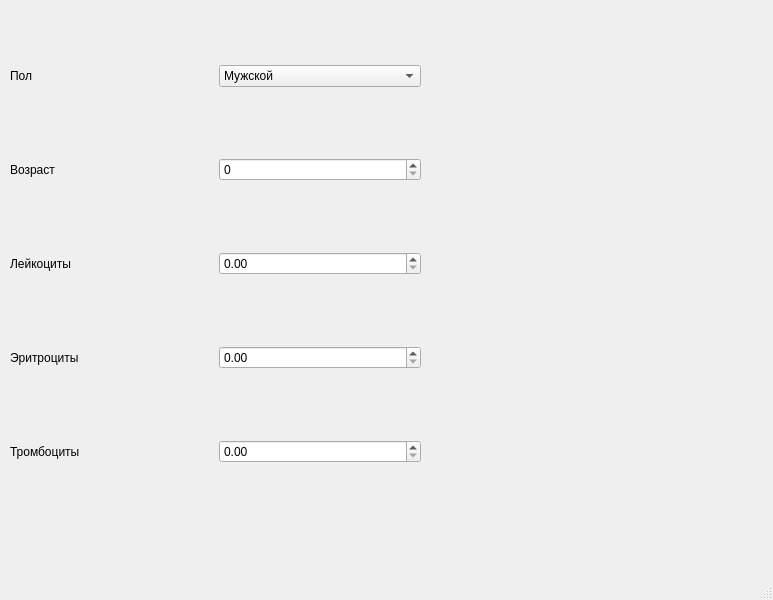
<?xml version="1.0" encoding="UTF-8"?>
<ui version="4.0">
 <class>MainWindow</class>
 <widget class="QMainWindow" name="MainWindow">
  <property name="geometry">
   <rect>
    <x>0</x>
    <y>0</y>
    <width>773</width>
    <height>600</height>
   </rect>
  </property>
  <property name="windowTitle">
   <string>MainWindow</string>
  </property>
  <widget class="QWidget" name="centralwidget">
   <widget class="QWidget" name="gridLayoutWidget">
    <property name="geometry">
     <rect>
      <x>10</x>
      <y>0</y>
      <width>411</width>
      <height>531</height>
     </rect>
    </property>
    <layout class="QGridLayout" name="gridLayout">
     <item row="1" column="0">
      <widget class="QLabel" name="label">
       <property name="text">
        <string>Пол</string>
       </property>
      </widget>
     </item>
     <item row="3" column="0">
      <widget class="QLabel" name="label_3">
       <property name="text">
        <string>Лейкоциты</string>
       </property>
      </widget>
     </item>
     <item row="2" column="1">
      <widget class="QSpinBox" name="spinBox"/>
     </item>
     <item row="2" column="0">
      <widget class="QLabel" name="label_2">
       <property name="text">
        <string>Возраст</string>
       </property>
      </widget>
     </item>
     <item row="1" column="1">
      <widget class="QComboBox" name="sexBox">
       <property name="editable">
        <bool>false</bool>
       </property>
       <property name="currentText">
        <string>Мужской</string>
       </property>
       <property name="currentIndex">
        <number>0</number>
       </property>
       <item>
        <property name="text">
         <string>Мужской</string>
        </property>
       </item>
       <item>
        <property name="text">
         <string>Женский</string>
        </property>
       </item>
      </widget>
     </item>
     <item row="4" column="0">
      <widget class="QLabel" name="label_4">
       <property name="text">
        <string>Эритроциты</string>
       </property>
      </widget>
     </item>
     <item row="5" column="0">
      <widget class="QLabel" name="label_5">
       <property name="text">
        <string>Тромбоциты</string>
       </property>
      </widget>
     </item>
     <item row="3" column="1">
      <widget class="QDoubleSpinBox" name="doubleSpinBox"/>
     </item>
     <item row="4" column="1">
      <widget class="QDoubleSpinBox" name="doubleSpinBox_2"/>
     </item>
     <item row="5" column="1">
      <widget class="QDoubleSpinBox" name="doubleSpinBox_3"/>
     </item>
    </layout>
   </widget>
  </widget>
  <widget class="QMenuBar" name="menubar">
   <property name="geometry">
    <rect>
     <x>0</x>
     <y>0</y>
     <width>773</width>
     <height>26</height>
    </rect>
   </property>
  </widget>
  <widget class="QStatusBar" name="statusbar"/>
 </widget>
 <resources/>
 <connections/>
</ui>
